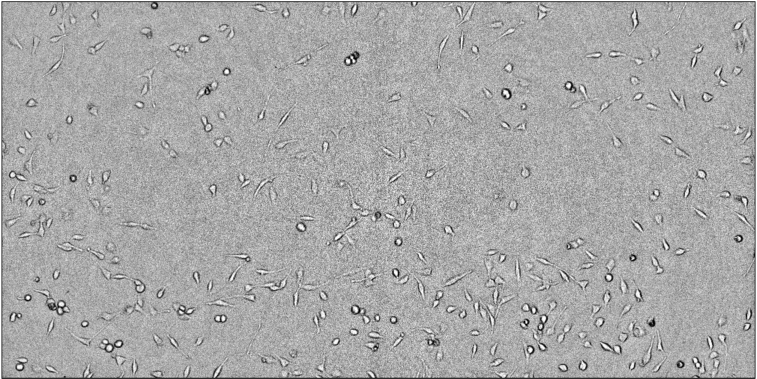
#> input picture input_cell/未命名2.png, 1513 x 757 px, found by its file name (shown at 1/2 size)
$ python -i hello.py   (imports and definitions only)
#> lines starting #> are read from the running program, lines starting #| are printed output that depends on the picture; after the words box and inside, x2 and y2 are one past the last pixel; in counts of white or black regions, pixels touching at a corner belong together
import os
import numpy as np
import matplotlib.pyplot as plt
from cellpose import models, utils, io, plot, transforms
from PIL import Image
import io as sysio
from tifffile import imsave
from cellpose import io

# [1 line not run here, left out]

# 上傳並處理圖片
def upload_images():
    """
    上傳圖片並轉換為 NumPy 陣列格式的 RGB 影像。

    回傳：
        image_list (list): 包含轉換後影像的清單，每個影像形狀為 (H, W, C)。
    """
    dir = ".\\input_cell\\"
    filenames = os.listdir(dir)
    print(filenames)
    image_list = []
    for file_name in filenames:
        file_name = dir + file_name
        img = Image.open(file_name).convert("RGB")  # 讀取影像並轉換為 RGB
#> img is the input picture: PIL image 1513x757 RGB; min 0, max 255, mean 168
        img_array = np.array(img)  # 轉換為 NumPy 陣列 (H, W, C)
        image_list.append(img_array)
    return image_list, filenames

# [35 lines left out: function predict_img, not called in this run]

# 上傳圖片並執行範例
image_list, filenames = upload_images()
#> image_list = 1 item; filenames = ['未命名2.png']

# predict_img(image_list, masks_pred)  # 在此替換為你的預測遮罩


# 定義 CELLPOSE 模型及尺寸
# model_type='cyto3' 或 model_type='nuclei'
# [1 line that did not run here, left out]

# [14 lines of commented-out code are left out]


import numpy as np
import matplotlib.pyplot as plt
import cv2

# 面積閾值，用於過濾細胞面積
AREA_THRESHOLD = 2

def calculate_pixel_size(image: np.ndarray, line_length_microns: float = 50, visualize: bool = False) -> float:
    """
    根據影像中的白色長線計算每像素的實際大小（微米）。

    參數:
    - image: numpy.ndarray
        RGB 影像。
    - line_length_microns: float
        長線的實際長度（微米）。
    - visualize: bool, optional
        是否視覺化長線檢測結果。

    回傳:
    - pixel_size: float
        每像素的大小（微米）。
    """
#> called with line_length_microns = 50, visualize = False
    # 轉換為灰度並進行二值化
    gray = cv2.cvtColor(image, cv2.COLOR_RGB2GRAY)
    _, binary = cv2.threshold(gray, 200, 255, cv2.THRESH_BINARY)
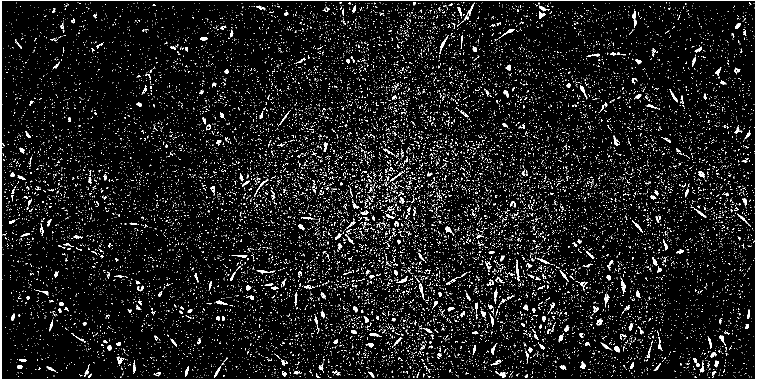
#> binary: shape (757, 1513) (shown at 1/2 size); 6.8% white in thin lines or dots

    # 找輪廓，兼容 OpenCV 3.x 和 4.x
    contours_info = cv2.findContours(binary, cv2.RETR_EXTERNAL, cv2.CHAIN_APPROX_SIMPLE)
#> contours_info = 20368 contours, 20085 with area under 20; largest, box (x1, y1, x2, y2) and area: (0, 0, 1513, 757) 3778, (1264, 21, 1274, 56) 112, (1241, 556, 1252, 588) 103, (839, 567, 849, 600) 94, (879, 70, 897, 108) 90
    contours = contours_info[1] if len(contours_info) == 3 else contours_info[0]
#> contours has the same summary as contours_info

    print(f"找到 {len(contours)} 個輪廓")
#| 找到 20368 個輪廓

    # 過濾有效輪廓
    valid_contours = [cnt for cnt in contours if cnt is not None and len(cnt) >= 3]
#> valid_contours = 5605 contours, 5322 with area under 20; largest, box (x1, y1, x2, y2) and area: (0, 0, 1513, 757) 3778, (1264, 21, 1274, 56) 112, (1241, 556, 1252, 588) 103, (839, 567, 849, 600) 94, (879, 70, 897, 108) 90
    if not valid_contours:
        raise ValueError("未檢測到有效輪廓，請檢查影像或調整閾值設定。")

    # 找到最大輪廓
    max_contour = max(valid_contours, key=cv2.contourArea)
#> max_contour = contour of 10 points, box (x1, y1, x2, y2) (0, 0, 1513, 757), area 3778

    # 計算長線的像素長度
    x, y, w, h = cv2.boundingRect(max_contour)
#> x = 0; y = 0; w = 1513; h = 757
    line_length_pixels = max(w, h)
#> line_length_pixels = 1513

    # 計算每像素的大小
    pixel_size = line_length_microns / line_length_pixels
#> pixel_size = 0.033

    # 視覺化
    if visualize:
        image_copy = image.copy()
        # 將顏色從白色改為紅色，表示偵測到尺標
        cv2.rectangle(image_copy, (x, y), (x + w, y + h), (255, 0, 0), 2)
        plt.imshow(image_copy)
        plt.title(f"Detected Line: {line_length_pixels} pixels, {pixel_size:.3f} μm/pixel")
        plt.axis('off')
        plt.show()

    return pixel_size


# [222 lines left out: functions calculate_cell_areas_from_masks, visualize_cell_contours, visualize_cell_contours_black_and_white, generate_black_white_mask, not called in this run]


# [2 lines that did not run here, left out]


# predict_img(image_list, masks_pred)  # 在此替換為你的預測遮罩

# [1 line that did not run here, left out]

>>> import cv2
>>> picture = cv2.cvtColor(cv2.imread('input_cell/未命名2.png'), cv2.COLOR_BGR2RGB)
>>> result = calculate_pixel_size(picture)
#> result = 0.033
